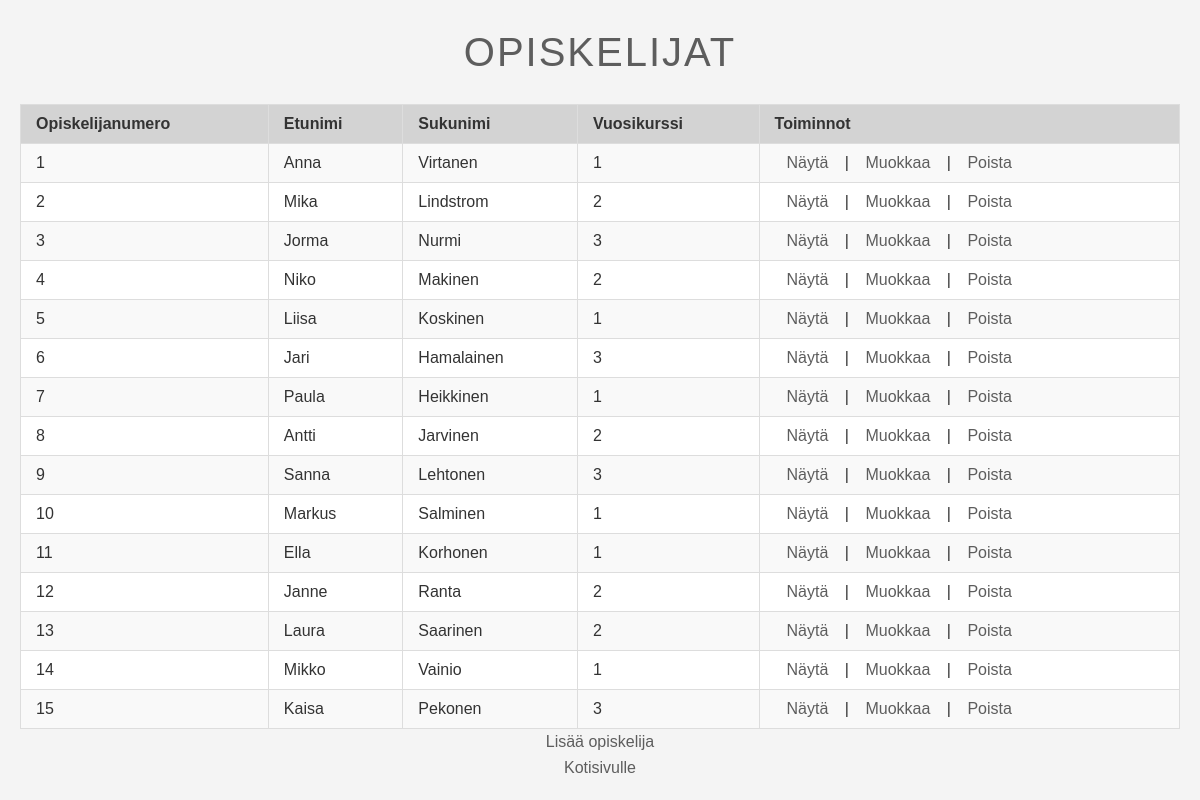
The page /opiskelijat.php on the database its author committed.
### tables this page shows
CREATE TABLE `opiskelijat` (
  `opiskelijanumero` int(11) NOT NULL,
  `etunimi` varchar(50) NOT NULL,
  `sukunimi` varchar(50) NOT NULL,
  `syntymapaiva` date DEFAULT NULL,
  `vuosikurssi` int(11) DEFAULT NULL CHECK (`vuosikurssi` between 1 and 3)
);

### opiskelijat.php (the view, shortened to what this page needs)
<?php
include 'config.php';
$stmt = $conn->query("SELECT * FROM Opiskelijat");
$opiskelijat = $stmt->fetchAll();
?>
<!DOCTYPE html>
<html lang="fi">
<head>
</head>
<body>
    <h1>Opiskelijat</h1>
    <table>
        <tr>
            <th>Opiskelijanumero</th>
            <th>Etunimi</th>
            <th>Sukunimi</th>
            <th>Vuosikurssi</th>
            <th>Toiminnot</th>
        </tr>
        <?php foreach ($opiskelijat as $opiskelija): ?>
            <tr>
                <td><?php echo htmlspecialchars($opiskelija['opiskelijanumero']); ?></td>
                <td><?php echo htmlspecialchars($opiskelija['etunimi']); ?></td>
                <td><?php echo htmlspecialchars($opiskelija['sukunimi']); ?></td>
                <td><?php echo htmlspecialchars($opiskelija['vuosikurssi']); ?></td>
                <td>
                    <a href="opiskelija.php?id=<?php echo $opiskelija['opiskelijanumero']; ?>">Näytä</a> |
                    <a href="edit_opiskelija.php?id=<?php echo $opiskelija['opiskelijanumero']; ?>">Muokkaa</a> |
                    <a href="delete_opiskelija.php?id=<?php echo $opiskelija['opiskelijanumero']; ?>" onclick="return confirm('Haluatko varmasti poistaa tämän opiskelijan?');">Poista</a>
                </td>
            </tr>
        <?php endforeach; ?>
    </table>
    <a href="add_opiskelija.php">Lisää opiskelija</a>
    <br>
    <a href="index.php">Kotisivulle</a>
</body>
</html>

### style.css (style rules this page uses)
* { margin: 0; padding: 0; box-sizing: border-box; text-align: center; list-style-type: none; }
body { font-family: Arial, sans-serif; line-height: 1.6; background-color: #f4f4f4; color: #333; padding: 20px; }
h1 { text-align: center; margin-bottom: 20px; color: #5d5d5d; font-size: 2.5rem; text-transform: uppercase; font-weight: normal; letter-spacing: 2px; }
table { width: 100%; border-collapse: collapse; margin-top: 20px; background-color: #fff; border: 1px solid #ddd; font-size: 1rem; }
table th, table td { padding: 10px 15px; text-align: left; border: 1px solid #ddd; }
table th { background-color: #d3d3d3; color: #333; }
table tr:nth-child(even) { background-color: #f9f9f9; }
a { color: #5d5d5d; text-decoration: none; padding: 8px 12px; border-radius: 4px; transition: background-color 0.3s ease, color 0.3s ease; }

### rows shown on the page
opiskelijat: opiskelijanumero "1", etunimi "Anna", sukunimi "Virtanen", vuosikurssi "1"
opiskelijat: opiskelijanumero "2", etunimi "Mika", sukunimi "Lindstrom", vuosikurssi "2"
opiskelijat: opiskelijanumero "3", etunimi "Jorma", sukunimi "Nurmi", vuosikurssi "3"
opiskelijat: opiskelijanumero "4", etunimi "Niko", sukunimi "Makinen", vuosikurssi "2"
opiskelijat: opiskelijanumero "5", etunimi "Liisa", sukunimi "Koskinen", vuosikurssi "1"
opiskelijat: opiskelijanumero "6", etunimi "Jari", sukunimi "Hamalainen", vuosikurssi "3"
opiskelijat: opiskelijanumero "7", etunimi "Paula", sukunimi "Heikkinen", vuosikurssi "1"
opiskelijat: opiskelijanumero "8", etunimi "Antti", sukunimi "Jarvinen", vuosikurssi "2"
opiskelijat: opiskelijanumero "9", etunimi "Sanna", sukunimi "Lehtonen", vuosikurssi "3"
opiskelijat: opiskelijanumero "10", etunimi "Markus", sukunimi "Salminen", vuosikurssi "1"
opiskelijat: opiskelijanumero "11", etunimi "Ella", sukunimi "Korhonen", vuosikurssi "1"
opiskelijat: opiskelijanumero "12", etunimi "Janne", sukunimi "Ranta", vuosikurssi "2"
opiskelijat: opiskelijanumero "13", etunimi "Laura", sukunimi "Saarinen", vuosikurssi "2"
opiskelijat: opiskelijanumero "14", etunimi "Mikko", sukunimi "Vainio", vuosikurssi "1"
opiskelijat: opiskelijanumero "15", etunimi "Kaisa", sukunimi "Pekonen", vuosikurssi "3"
